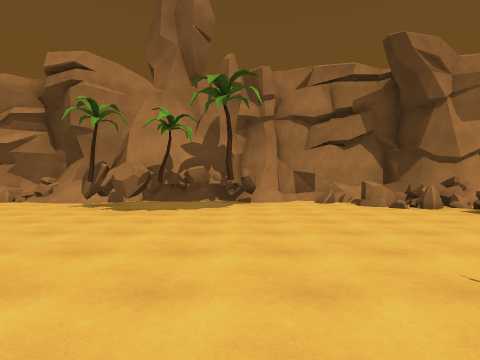
View 1 (above)

22 first-person views from a walk through a scene from a Unity 3-D project. The camera is 1.4 m above the floor, looks level and sees 80° across. The floor is counted in squares, 2 m on a side. Each view is taken from the middle of a square. On the plan, view 1 faces up. The plan holds only what a view shows up to about 10 squares ahead; the rest is blank. The place goes on beyond the plan. Some animated figures are not drawn.

View 2
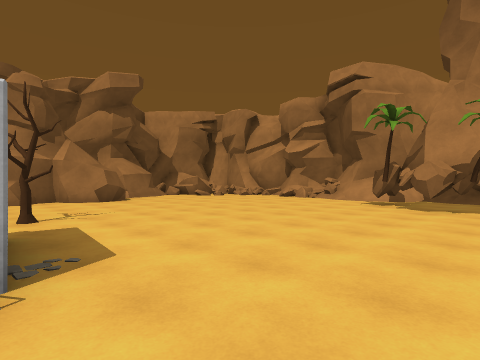

View 3
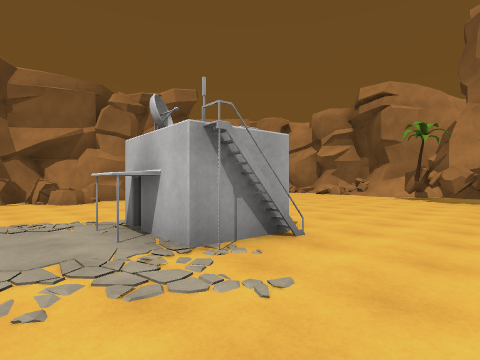

View 4
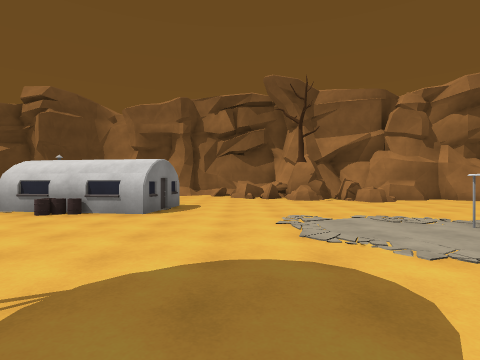

View 5
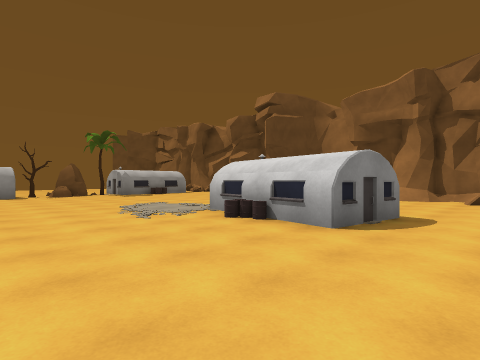

View 6
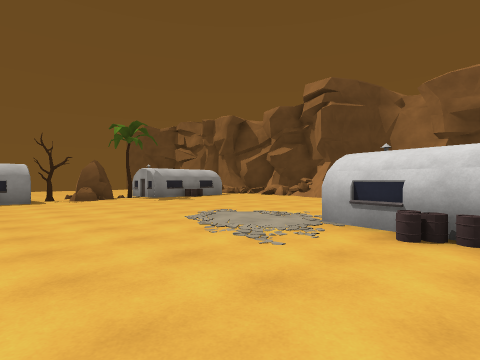

View 7
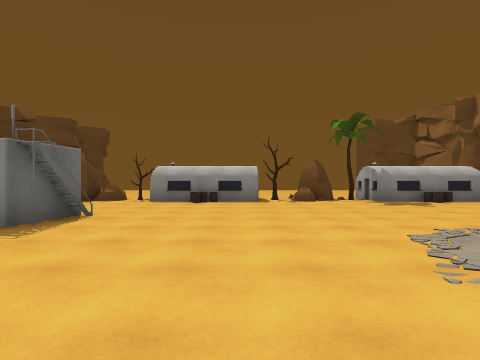

View 8
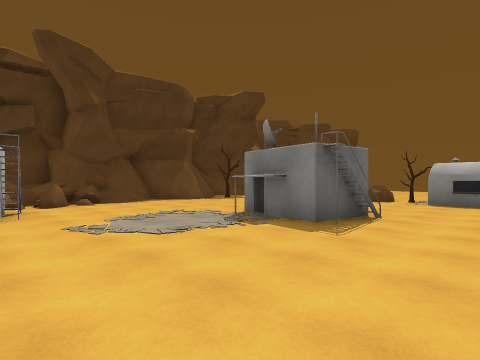

View 9
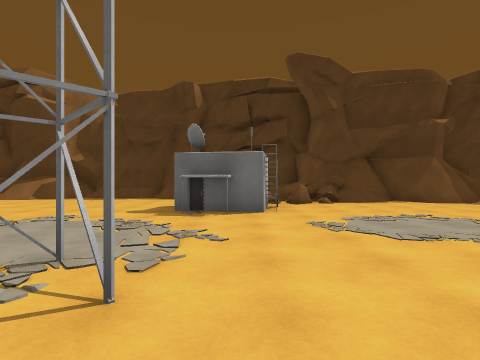

View 10
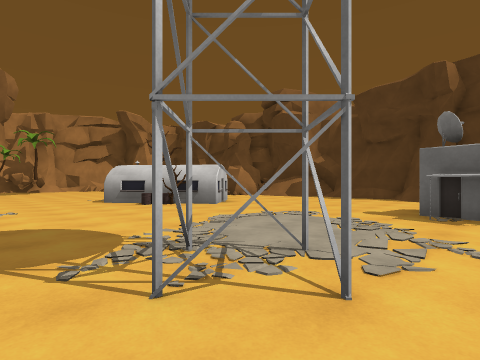

View 11
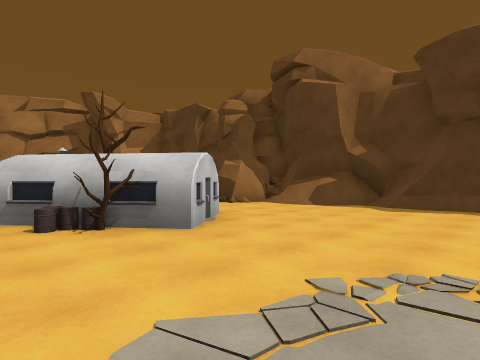

View 12
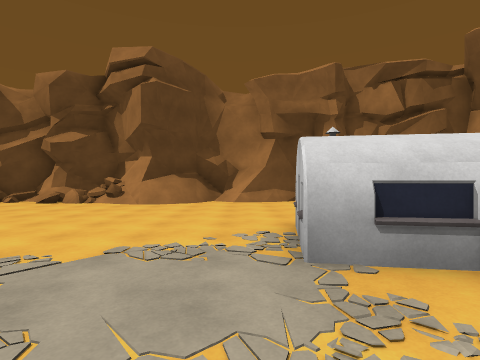

View 13
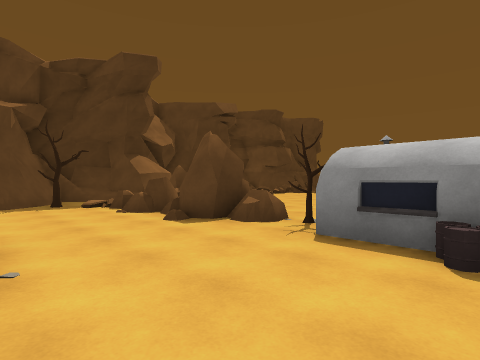

View 14
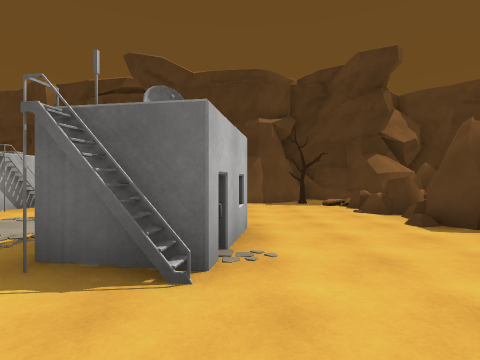

View 15
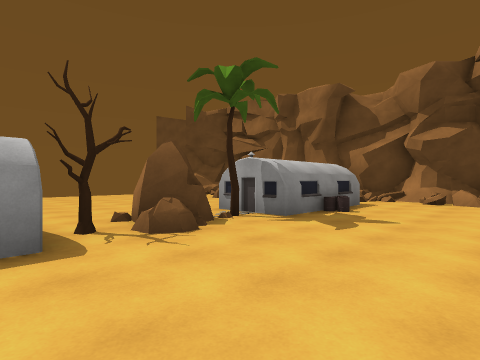

View 16
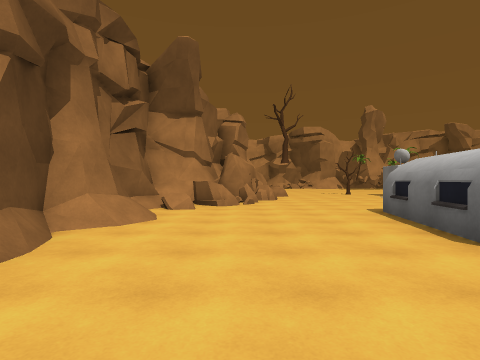

View 17
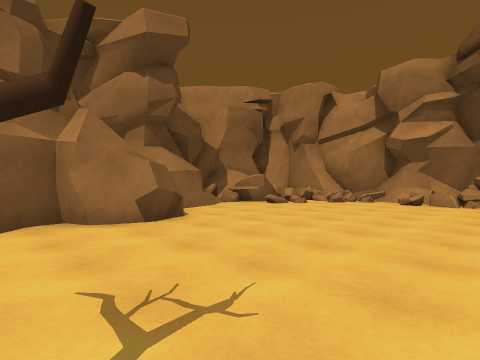

View 18
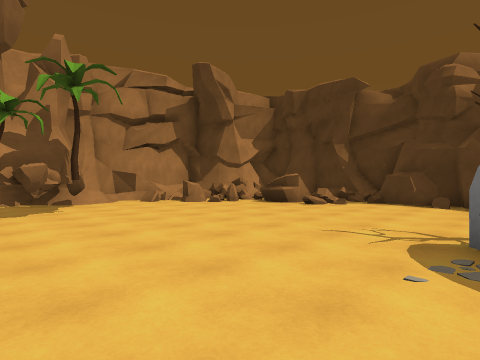

View 19
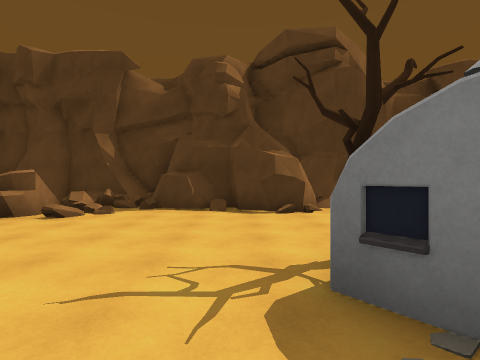

View 20
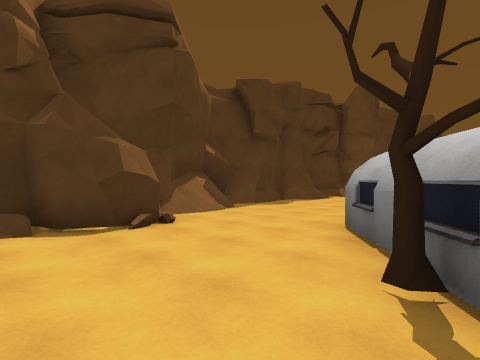

View 21
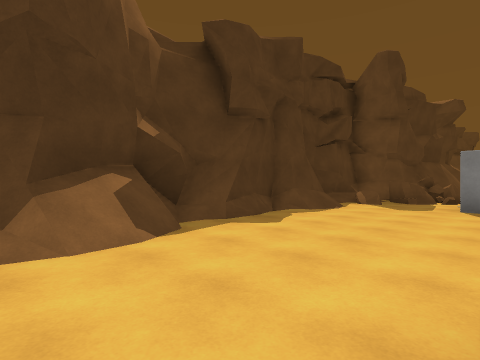

View 22
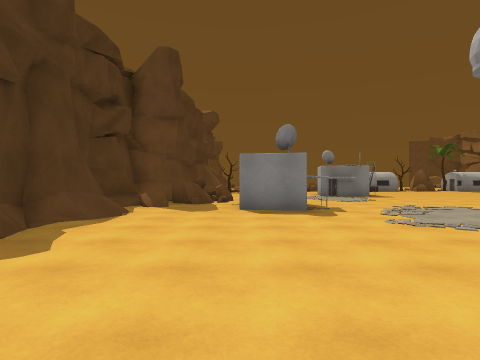

### Floor plan
Key: @ floor where view 1 was taken; # wall or solid block; . main floor; : floor 0.25 m higher than the main floor; + floor 1.25 m higher than the main floor; * floor 1.5 m higher than the main floor; / step, stairs or slope; = window, fence, low wall or low ledge; ^ raised ledge; T tree; B building; R rock.
Columns run from 15 left of view 1 to 9 right of it. Each row starts with its distance up from view 1.
 11      #####
 10     ##//=###   #######
  9     ==.==//#   #/.= =##
  8    # ......## ##...^=###
  7   +#........###....##= #
  6   =..........T......#= #
  5   #..................#=#
  4   ##.................:=#
  3    ##.................##
  2    ##.................#
  1    #..................#
  0    ##...T......@.BT..:#
 -1   ##R.....BBB...BBB...###
 -2   #RRR....BB....BBBB../*#
 -3   #R.......B.....TB..../#
 -4 ###RR................../#
 -5 ## #...................##
 -6 #=^=...................##
 -7 ##=....................##
 -8 #/....BBB....##........##
 -9 #/....BBB.....#...BB#...#
-10 #/....BBB..........B..=##
-11 #/....BB...........B.=^=#
-12 #=...................=###
-13 #/...................=##
-14 #/..............B..../#
-15 ##............BBB.....#
-16 #=.............##....##
-17 #=...................##
-18 #=...................T#
-19 #=...B......B....RRR..#
-20 #==BBBBTRRTBBBBTR RRR##
-21       B.RR   BB.RR RR#
-22                      #

Where each view was taken, in squares from view 1:
view 1: 0 up, 0 right, facing up
view 2: 1 down, 1 left, facing up-left
view 3: 4 down, 1 left, facing up-left
view 4: 6 down, 1 left, facing left
view 5: 6 down, 3 left, facing down-left
view 6: 9 down, 3 left, facing down-left
view 7: 10 down, 4 left, facing down
view 8: 10 down, 3 left, facing down-right
view 9: 10 down, 3 left, facing right
view 10: 10 down, 3 left, facing up-right
view 11: 7 down, 0 right, facing up-right
view 12: 12 down, 5 left, facing left
view 13: 16 down, 3 left, facing down-right
view 14: 16 down, 3 left, facing right
view 15: 16 down, 4 left, facing down-left
view 16: 14 down, 12 left, facing up
view 17: 0 up, 6 left, facing up-left
view 18: 0 up, 2 left, facing up-right
view 19: 1 up, 0 right, facing right
view 20: 2 up, 2 right, facing down-right
view 21: 1 down, 4 right, facing down-right
view 22: 2 down, 5 right, facing down
